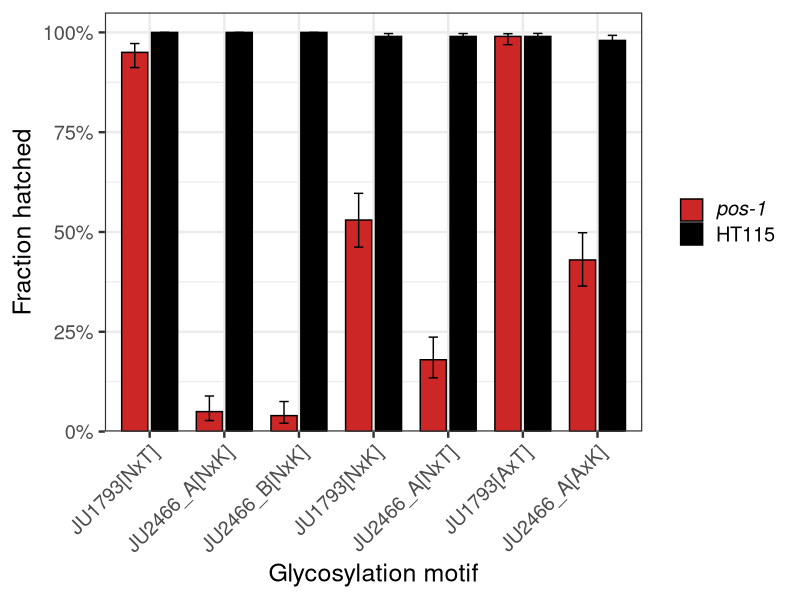
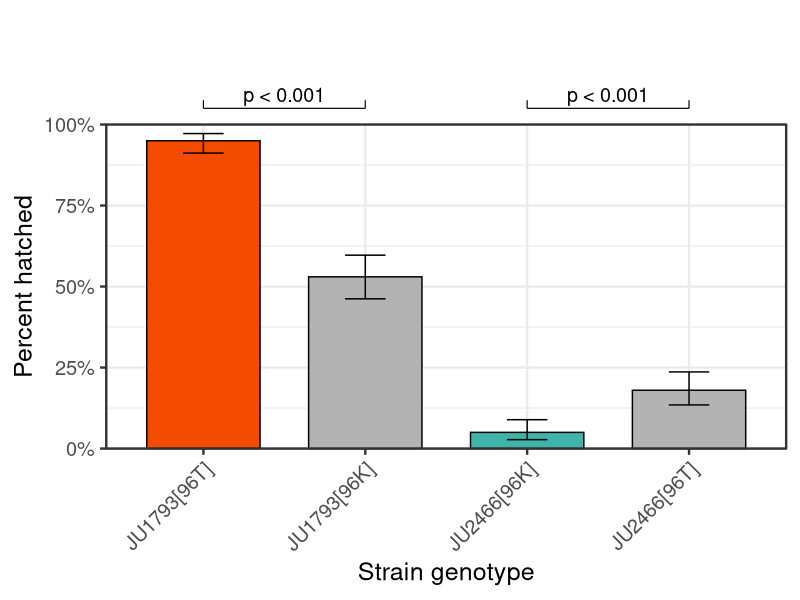
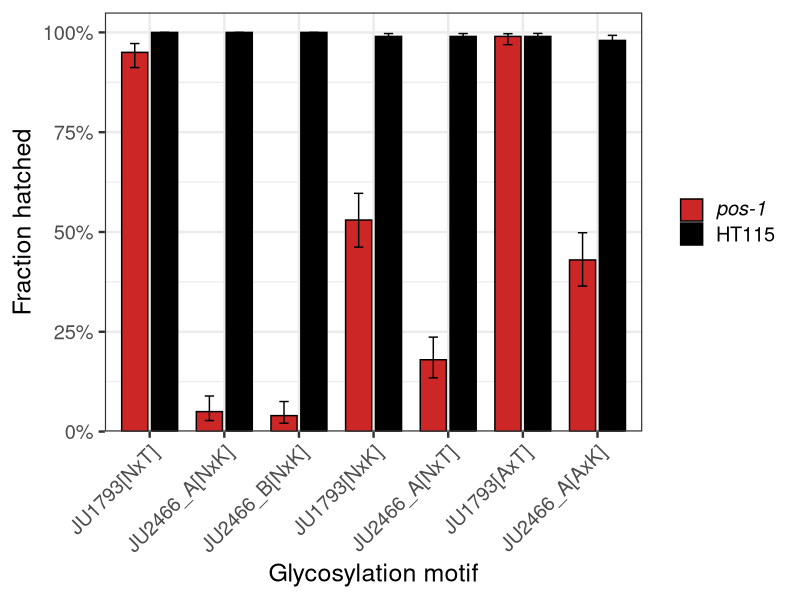
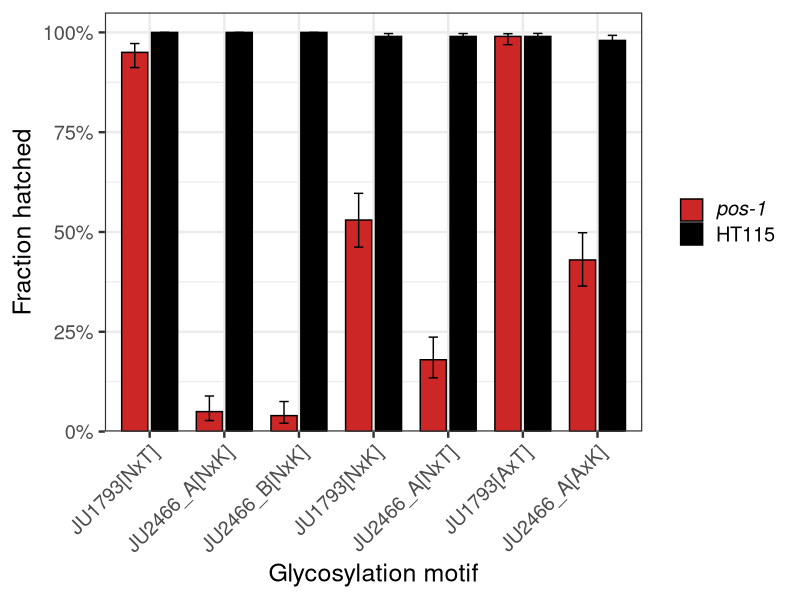
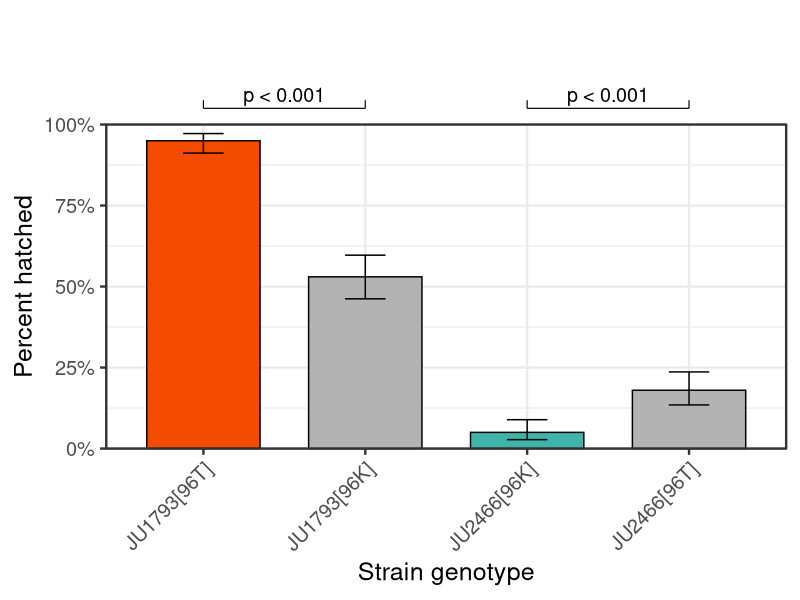
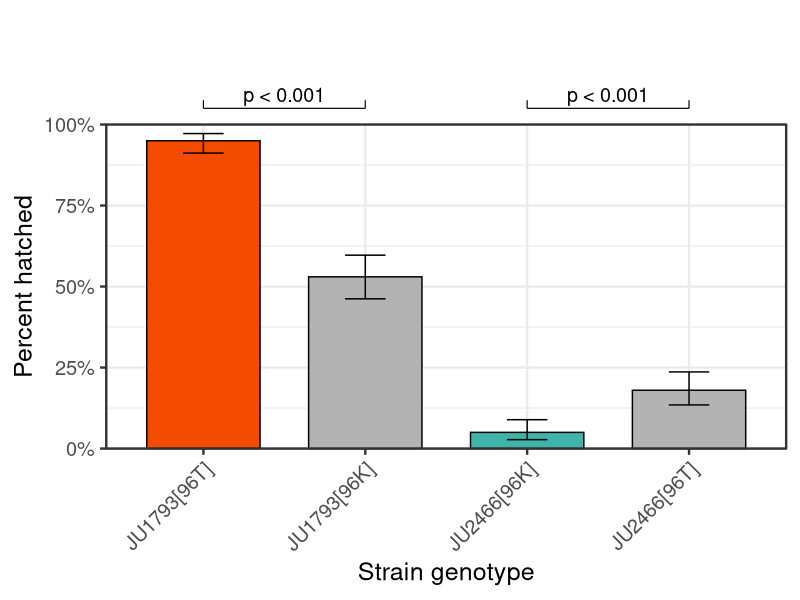

The R source for these figures, in order:
library(tidyverse)

# Read data
df <- read_csv("../data/plate_rnai_phenotyping/20260409_ju2466swap_plus_N2A_swap.csv")

# Compute 95% Wilson score confidence intervals for binomial proportions
# n_hatched = n_plated - n_unhatched, n = n_plated
z <- qnorm(0.975)

df <- df %>%
  mutate(
    n_hatched = n_plated - n_unhatched,
    p = fraction_hatched,
    # Wilson score interval
    ci_lo = (p + z^2 / (2 * n_plated) - z * sqrt(p * (1 - p) / n_plated + z^2 / (4 * n_plated^2))) /
      (1 + z^2 / n_plated),
    ci_hi = (p + z^2 / (2 * n_plated) + z * sqrt(p * (1 - p) / n_plated + z^2 / (4 * n_plated^2))) /
      (1 + z^2 / n_plated),
    ci_lo = pmax(ci_lo, 0),
    ci_hi = pmin(ci_hi, 1)
  )

# Set factor levels to preserve row order for x-axis
motif_order <- unique(df$`glycosylation motif`)
df <- df %>%
  mutate(
    `glycosylation motif` = factor(`glycosylation motif`, levels = motif_order),
    condition = factor(condition, levels = c("pos", "ht115"))
  )

# Plot
p <- ggplot(df, aes(x = `glycosylation motif`, y = fraction_hatched,
                    fill = condition, group = condition)) +
  geom_col(
    aes(color = condition),
    position = position_dodge(width = 0.8),
    width = 0.7,
    color = "black"
  ) +
  geom_errorbar(
    aes(ymin = ci_lo, ymax = ci_hi),
    position = position_dodge(width = 0.8),
    width = 0.25,
    color = "black",
    linewidth = 0.5
  ) +
  scale_fill_manual(
    values = c("pos" = "firebrick3", "ht115" = "black"),
    labels = c("pos" = expression(italic("pos-1")), "ht115" = "HT115"),
    name = "Condition"
  ) +
  scale_y_continuous(
    limits = c(0, 1.05),
    expand = c(0, 0),
    labels = scales::percent_format(accuracy = 1)
  ) +
  labs(
    x = "Glycosylation motif",
    y = "Fraction hatched"
  ) +
  theme_bw(18) +
  theme(
    axis.text.x = element_text(angle = 45, hjust = 1),
    legend.title = element_blank()
  )

print(p)

ggsave("../plots/Figure4.pdf", p, width = 10, height = 6)
ggsave("../plots/Figure4.png", p, width = 10, height = 6, dpi = 300)

# --- Figure 4 clean: pos-1 RNAi only, JU1793/JU2466_A/wSZ200/wSZ206 only ---

df_pos <- df %>%
  filter(condition == "pos", strain %in% c("JU1793", "JU2466_A", "wSZ200", "wSZ206")) %>%
  mutate(genotype = str_replace(genotype, "_A", ""))

# Order: JU1793 background first, then JU2466 background
genotype_levels_clean <- c("JU1793[96T]", "JU1793[96K]", "JU2466[96K]", "JU2466[96T]")

bar_colors <- c("JU1793[96T]" = "#F34C00", "JU1793[96K]" = "gray70",
                "JU2466[96K]" = "#40B4AB", "JU2466[96T]" = "gray70")

df_pos <- df_pos %>%
  mutate(genotype = factor(genotype, levels = genotype_levels_clean))

# Fisher's exact test for two strains (count data: hatched vs unhatched)
run_fisher <- function(s1, s2) {
  d1 <- df_pos %>% filter(strain == s1)
  d2 <- df_pos %>% filter(strain == s2)
  mat <- matrix(c(d1$n_hatched, d1$n_unhatched,
                  d2$n_hatched, d2$n_unhatched),
                nrow = 2, byrow = TRUE)
  fisher.test(mat)$p.value
}

fmt_p <- function(p) {
  if (p < 0.001) "p < 0.001"
  else if (p < 0.01) sprintf("p = %.3f", p)
  else sprintf("p = %.3f", p)
}

# Comparisons: JU1793 vs wSZ200, JU2466_A vs wSZ206
comparisons <- tibble(
  s1      = c("JU1793",   "JU2466_A"),
  s2      = c("wSZ200",   "wSZ206"),
  x1      = c(1,          3),
  x2      = c(2,          4),
  y_level = c(1,          1)
) %>%
  rowwise() %>%
  mutate(pval  = run_fisher(s1, s2),
         label = fmt_p(pval)) %>%
  ungroup()

# Bracket geometry parameters
y_base  <- 1.05
y_step  <- 0.09
tip_len <- 0.025

bracket_segs <- comparisons %>%
  mutate(yb = y_base + (y_level - 1) * y_step,
         yt = yb + tip_len) %>%
  rowwise() %>%
  reframe(
    x    = c(x1, x1, x2),
    xend = c(x2, x1, x2),
    y    = c(yb, yb, yb),
    yend = c(yb, yt, yt)
  )

bracket_text <- comparisons %>%
  mutate(
    x     = (x1 + x2) / 2,
    y     = y_base + (y_level - 1) * y_step + tip_len + 0.018
  )

p_clean <- ggplot(df_pos, aes(x = genotype, y = fraction_hatched, fill = genotype)) +
  geom_col(color = "black", width = 0.7) +
  scale_fill_manual(values = bar_colors, guide = "none") +
  geom_errorbar(aes(ymin = ci_lo, ymax = ci_hi),
                width = 0.25, color = "black", linewidth = 0.5) +
  geom_segment(data = bracket_segs,
               aes(x = x, xend = xend, y = y, yend = yend),
               inherit.aes = FALSE, linewidth = 0.4) +
  geom_text(data = bracket_text,
            aes(x = x, y = y, label = label),
            inherit.aes = FALSE, size = 5) +
  scale_y_continuous(
    expand = c(0, 0),
    labels = scales::percent_format(accuracy = 1)
  ) +
  coord_cartesian(ylim = c(0, 1), clip = "off") +
  labs(x = "Strain genotype", y = "Percent hatched") +
  theme_bw(18) +
  theme(
    axis.text.x = element_text(angle = 45, hjust = 1),
    plot.margin = margin(t = 90, r = 10, b = 10, l = 10, unit = "pt")
  )

print(p_clean)

ggsave("../plots/Figure4_clean.pdf", p_clean, width = 8, height = 7)
ggsave("../plots/Figure4_clean.png", p_clean, width = 8, height = 7, dpi = 300)
